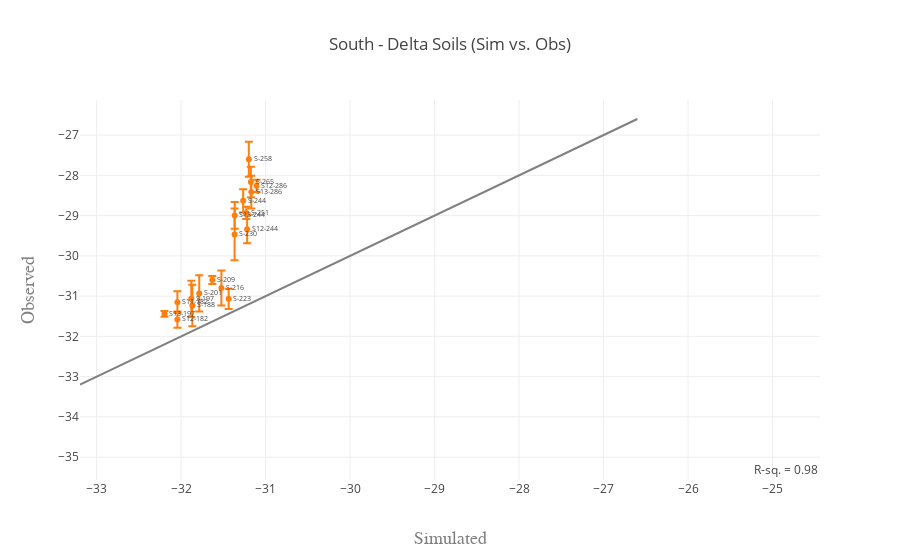

The notebook cell this image was saved under:
### Code cell
df = delta_dat.loc[delta_dat['Transect'] == 'S']

data = [get_xy_line(df , test_var, delta=True), 
        get_scatter(df , test_var, sd)]

fig = go.Figure(data=data, layout=get_layout(df, test_var, title='South - Delta Soils (Sim vs. Obs)'))
iplot(fig)

### Figure 1 — Plotly figure (JSON) as saved in the notebook; plotly's stock layout.template omitted (floating-point values rounded to 4 significant figures)
{"data": [{"marker": {"color": "grey", "opacity": 0.9}, "mode": "lines", "type": "scatter", "x": [-33.2, -26.6], "y": [-33.2, -26.6]}, {"error_y": {"array": [0.2702, 0.2017, 0.35, 0.1513, 0.07071, 0.3338, 0.4073, 0.5132, 0.4509, 0.4509, 0.1, 0.4359, 0.2517, 0.6429, 0.2887, 0.1528, 0.4359, 0.3786], "symmetric": true, "type": "data"}, "mode": "markers+text", "text": ["S11-182", "S12-182", "S12-244", "S12-286", "S13-197", "S13-244", "S13-286", "S-188", "S-197", "S-201", "S-209", "S-216", "S-223", "S-230", "S-244", "S-251", "S-258", "S-265"], "textfont": {"size": 7}, "textposition": "right", "type": "scatter", "x": [-32.04, -32.04, -31.22, -31.11, -32.2, -31.36, -31.17, -31.87, -31.88, -31.79, -31.63, -31.52, -31.44, -31.37, -31.27, -31.23, -31.2, -31.17], "y": [-31.15, -31.58, -29.34, -28.26, -31.44, -28.99, -28.41, -31.23, -31.07, -30.93, -30.6, -30.8, -31.07, -29.47, -28.63, -28.93, -27.6, -28.17]}], "layout": {"annotations": [{"showarrow": false, "text": "R-sq. = 0.98", "x": -24.84, "y": -35.31}], "showlegend": false, "title": "South - Delta Soils (Sim vs. Obs)", "xaxis": {"title": "Simulated", "titlefont": {"color": "#7f7f7f", "family": "Courier New, monospace", "size": 18}}, "yaxis": {"title": "Observed", "titlefont": {"color": "#7f7f7f", "family": "Courier New, monospace", "size": 18}}}}
